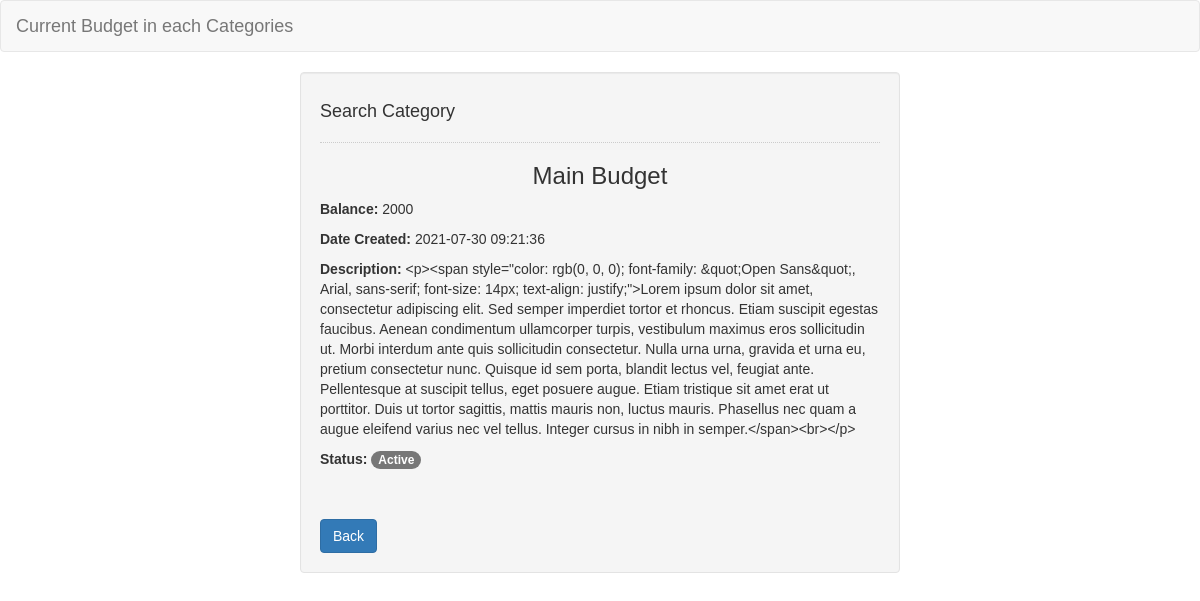
Page /admin/search/get_search.php?id=1 on the earlier database version.
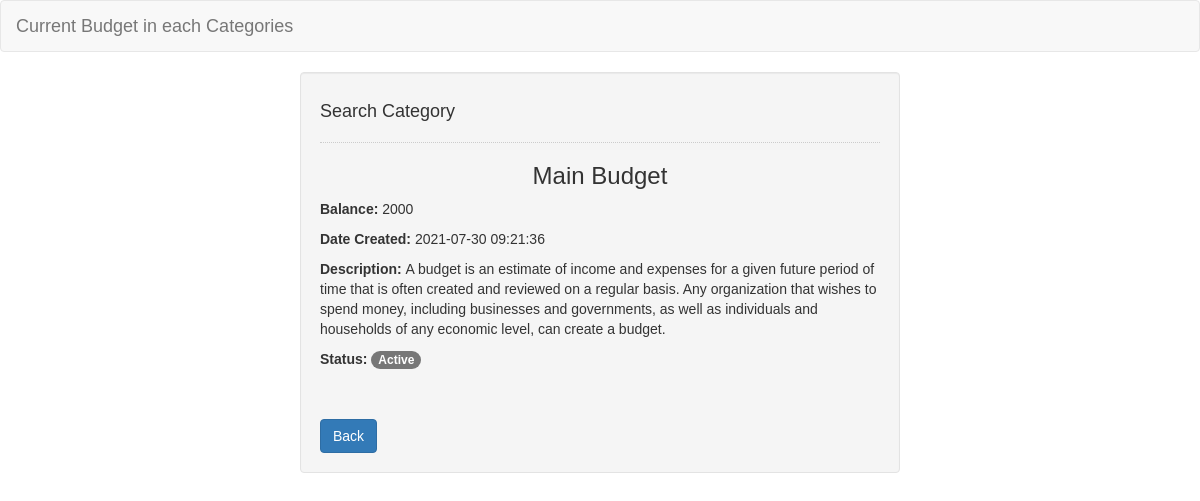
Same page on the later database version.
### tables this page shows
CREATE TABLE `categories` (
  `id` int(30) NOT NULL AUTO_INCREMENT,
  `category` varchar(250) NOT NULL,
  `description` text DEFAULT NULL,
  `status` tinyint(1) NOT NULL DEFAULT 1,
  `balance` float NOT NULL DEFAULT 0,
  `date_created` datetime NOT NULL DEFAULT current_timestamp(),
  `date_updated` datetime DEFAULT NULL ON UPDATE current_timestamp(),
  PRIMARY KEY (`id`)
);

### admin/search/get_search.php (the view, shortened to what this page needs)
<!DOCTYPE html>
<html lang="en">
	<head>
		<link rel="stylesheet" type="text/css" href="css/bootstrap.css"/>
	</head>
<body>
	<nav class="navbar navbar-default">
		<div class="container-fluid">
			<a class="navbar-brand">Current Budget in each Categories</a>
		</div>
	</nav>
	<div class="col-md-3"></div>
	<div class="col-md-6 well">
		<h4>Search Category</h4>
		<hr style="border-top:1px dotted #ccc;"/>
		<?php
			require 'conn.php';
			if(ISSET($_REQUEST['id'])){
				$query = mysqli_query($conn, "SELECT * FROM `categories` WHERE `id` = '$_REQUEST[id]'") or die(mysqli_error());
				$fetch = mysqli_fetch_array($query);
		?>
				<h3 class="text-center"><?php echo $fetch['category']?></h3>
				<p><b>Balance: </b><?php echo nl2br($fetch['balance'])?></p>
				<p><b>Date Created: </b><?php echo nl2br($fetch['date_created'])?></p>
				<p><b>Description: </b><?php echo nl2br($fetch['description'])?></p>
				<?php if($fetch['status'] == 1): ?>
                    <p><b>Status: </b><span class="badge badge-success">Active</span></p>
                        <?php else: ?>
					<p><b>Status: </b><span class="badge badge-danger">Inactive</span></p>
                <?php endif; ?>
		<?php
			}
		?>
		<br/><br/>
		<a href="index.php" class="btn btn-primary">Back</a>
	</div>
</body>
</html>

Differences in the rows shown:
changed categories "Main Budget": description "<p><span style=\"color: rgb(0, 0, 0); font-family: &quot;Open Sans&quot;, Arial, sans-serif; font-size: 14px; text-align: justify;\">Lorem ipsum dolor sit amet, consectetur adipiscing elit. Sed semper imperdiet tortor et rhoncus. Etiam suscipit egestas faucibus. Aenean condimentum ullamcorper turpis, vestibulum maximus eros sollicitudin ut. Morbi interdum ante quis sollicitudin consectetur. Nulla urna urna, gravida et urna eu, pretium consectetur nunc. Quisque id sem porta, blandit lectus vel, feugiat ante. Pellentesque at suscipit tellus, eget posuere augue. Etiam tristique sit amet erat ut porttitor. Duis ut tortor sagittis, mattis mauris non, luctus mauris. Phasellus nec quam a augue…" → "A budget is an estimate of income and expenses for a given future period of time that is often created and reviewed on a regular basis. Any organization that wishes to spend money, including businesses and governments, as well as individuals and households of any economic level, can create a budget."
